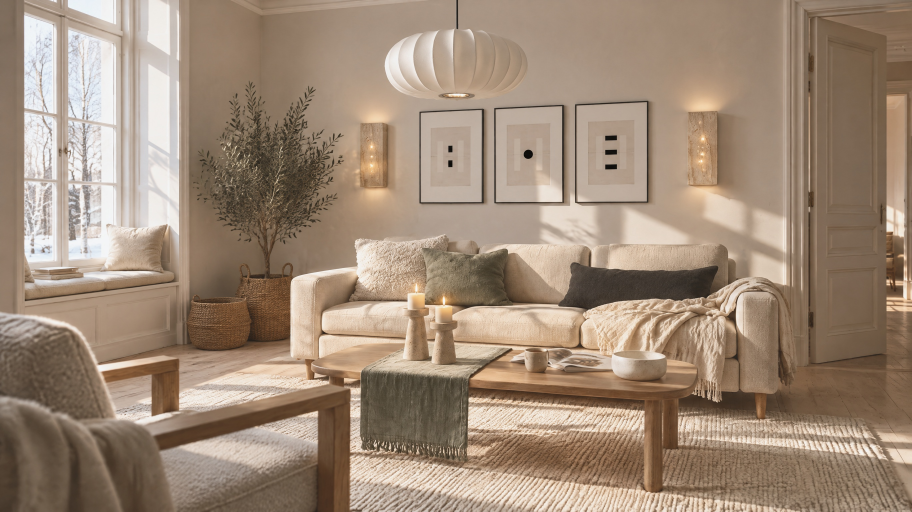
#> input picture assets/renders/editorial-test-2026-11-06/nordic/nordic-A-gpt-image-2-5.jpg, 2736 x 1536 px, given in place of p2-throw-nano-test-raw.png, which was not available (shown at 1/3 size)
$ python fix_throw_nano_v2.py ../../../editorial-test-2026-11-06/nordic ../../../editorial-test-2026-11-06/nordic/nordic-A-nano-banana-2.jpg 1.0 ../../../editorial-test-2026-11-06/nordic/nordic-A-nano-banana-2.jpg
#> lines starting #> are read from the running program, lines starting #| are printed output that depends on the picture
"""IMG1 round 4, v2 (QA throw-fixed fixes 1-3): 0-token code fixes for the throw P2 (nano test), rebuilt from the raw every time.
Inputs (ours): raw/p2-throw-nano-test-raw.png (opaque, on our palette) and raw/p2-throw-nano-test-nobg.png (remove-background).
1) re-matte of the right-edge fringe: recover thread ends clipped by remove-background and open the gaps where paper shows,
   by difference against a smooth paper/shadow model; semi-transparent pixels take the local thread colour.
2) global linear exposure gain k on the product colour.  3) interior alpha clamp.  4) re-frame to 80% of width on 1638x2048.
v2: (1) thread mask outside the remove-bg 0.5 contour only where am>=0.5, and colour replaced only where it moves away from the paper;
    (2) 2-D matte in the top corner for gaps not clearly brighter than the paper envelope (<= +5 L*);
    (3) detached specks with alpha<8 zeroed after the resize; tip pieces within 3 px of the body kept.
Usage: python3 fix_throw_nano_v2.py <img1-dir> <out.png> [k] [top_matte_inside 0|1]"""
import sys, json, numpy as np, cv2
from PIL import Image
D=sys.argv[1].rstrip('/')+'/'; OUTP=sys.argv[2]; K=float(sys.argv[3]) if len(sys.argv)>3 else 0.934
TMI=(sys.argv[4]!='0') if len(sys.argv)>4 else False
P=dict(rows=(360,1965), inner_band=12, outer_ext=40, gap_tol=3.0, min_contrast=8.0, min_diff=8.0, vsigma=6, open_inner=False,
       top_box=(1488,360,1600,562), top_band_in=40, top_band_out=45, top_bg_tol=5.0, top_paper_relief=3.0, top_fiber_relief=4.0, top_paper_above_env=10.0, top_mode='cut', top_cut_px=10, top_matte_inside=TMI, away_min_dE=0.5, keep_near_px=3, speck_alpha=8)
def srgb2lin(c): c=c/255.0; return np.where(c<=0.04045,c/12.92,((c+0.055)/1.055)**2.4)
def lin2srgb(c): c=np.clip(c,0,1); return np.where(c<=0.0031308,12.92*c,1.055*c**(1/2.4)-0.055)*255
def Lstar(rgb):
    lin=srgb2lin(rgb.astype(np.float64)); Y=lin@np.array([0.2126729,0.7151522,0.0721750])
    f=np.where(Y>(6/29)**3,np.cbrt(Y),Y/(3*(6/29)**2)+4/29); return 116*f-16
raw=np.array(Image.open(D+'raw/p2-throw-nano-test-raw.png').convert('RGB')).astype(np.float64)
nb=np.array(Image.open(D+'raw/p2-throw-nano-test-nobg.png').convert('RGBA'))
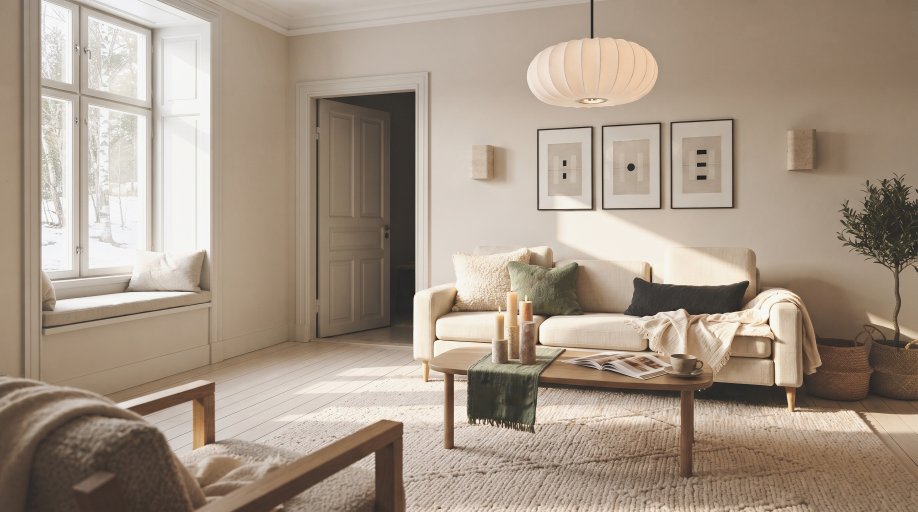
#> input picture assets/renders/editorial-test-2026-11-06/nordic/nordic-A-nano-banana-2.jpg, 2752 x 1536 px, given in place of p2-throw-nano-test-nobg.png, which was not available (shown at 1/3 size)
a0=nb[...,3].astype(np.float64)/255; H,W=a0.shape; L=Lstar(raw)
#> after `a0 = nb[..., 3].astype(np.float64) / 255`: a0: shape (1536, 2752) float64; every value is 1
#> after `H, W = a0.shape`: H = 1536; W = 2752
#> in srgb2lin, `return np.where(c <= 0.04045, c / 12.92, ((c + 0.055) / 1.055) ** 2.4)`:
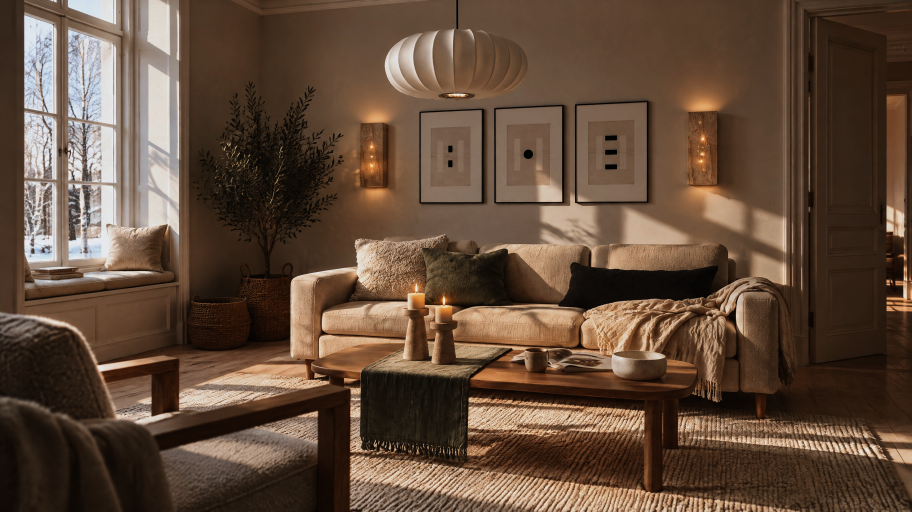
#> returned value: shape (1536, 2736, 3) float64 (shown at 1/3 size); mean of channels 0, 1, 2 0.386, 0.298, 0.232; drawn as R, G, B
#> in Lstar, `Y = lin @ np.array([0.2126729, 0.7151522, 0.072175])`:
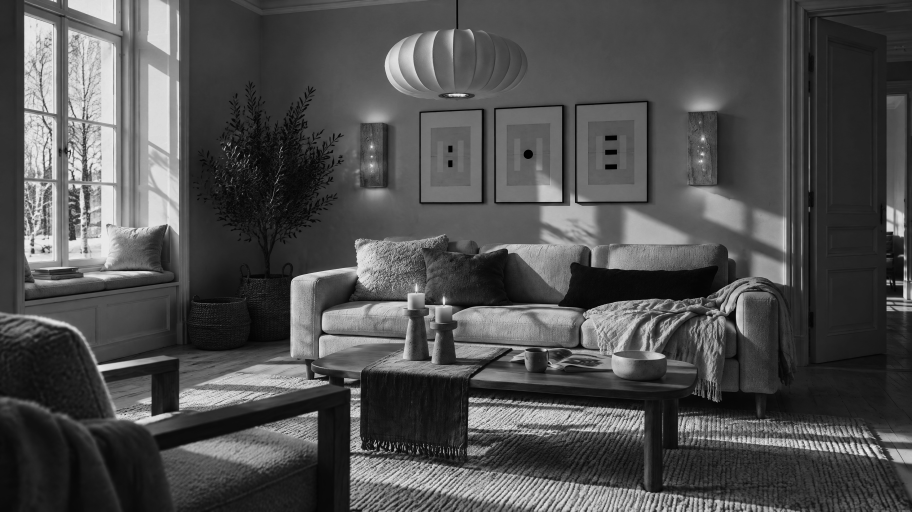
#> Y: shape (1536, 2736) float64 (shown at 1/3 size); min 0.000604, max 0.961, mean 0.312
#> in Lstar, `f = np.where(Y > (6 / 29) ** 3, np.cbrt(Y), Y / (3 * (6 / 29) ** 2) + `:
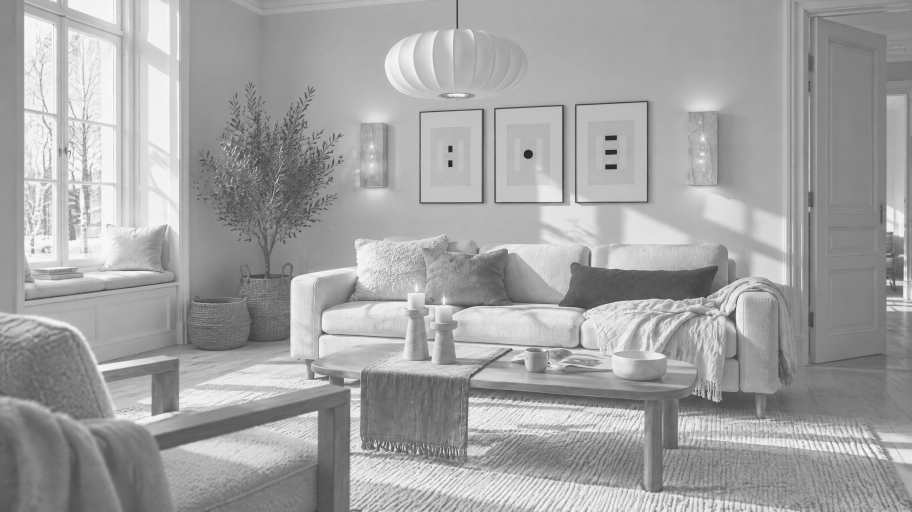
#> f: shape (1536, 2736) float64 (shown at 1/3 size); min 0.143, max 0.987, mean 0.642
#> in Lstar, `return 116 * f - 16`:
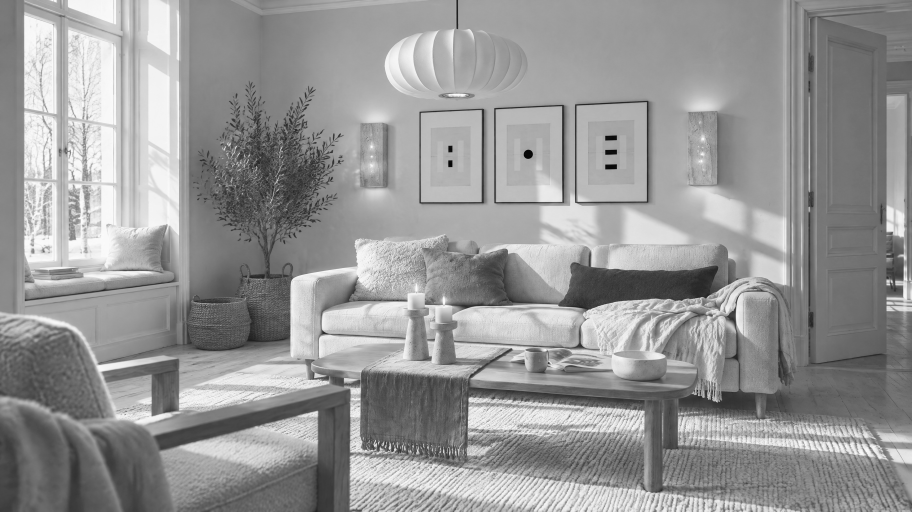
#> returned value: shape (1536, 2736) float64 (shown at 1/3 size); min 0.546, max 98.48, mean 58.4; drawn with min black and max white
y0,y1=P['rows']
# right boundary of the remove-bg alpha per row: xout (alpha>0.04) and x5 (alpha>=0.5)
xout=np.full(H,-1); x5=np.full(H,-1)
#> after `xout = np.full(H, -1)`: xout = 1536 values from -1 to -1
#> after `x5 = np.full(H, -1)`: x5 = 1536 values from -1 to -1
for y in range(y0,y1):
#> (the run stopped early here; a loop or call above may not have finished)
